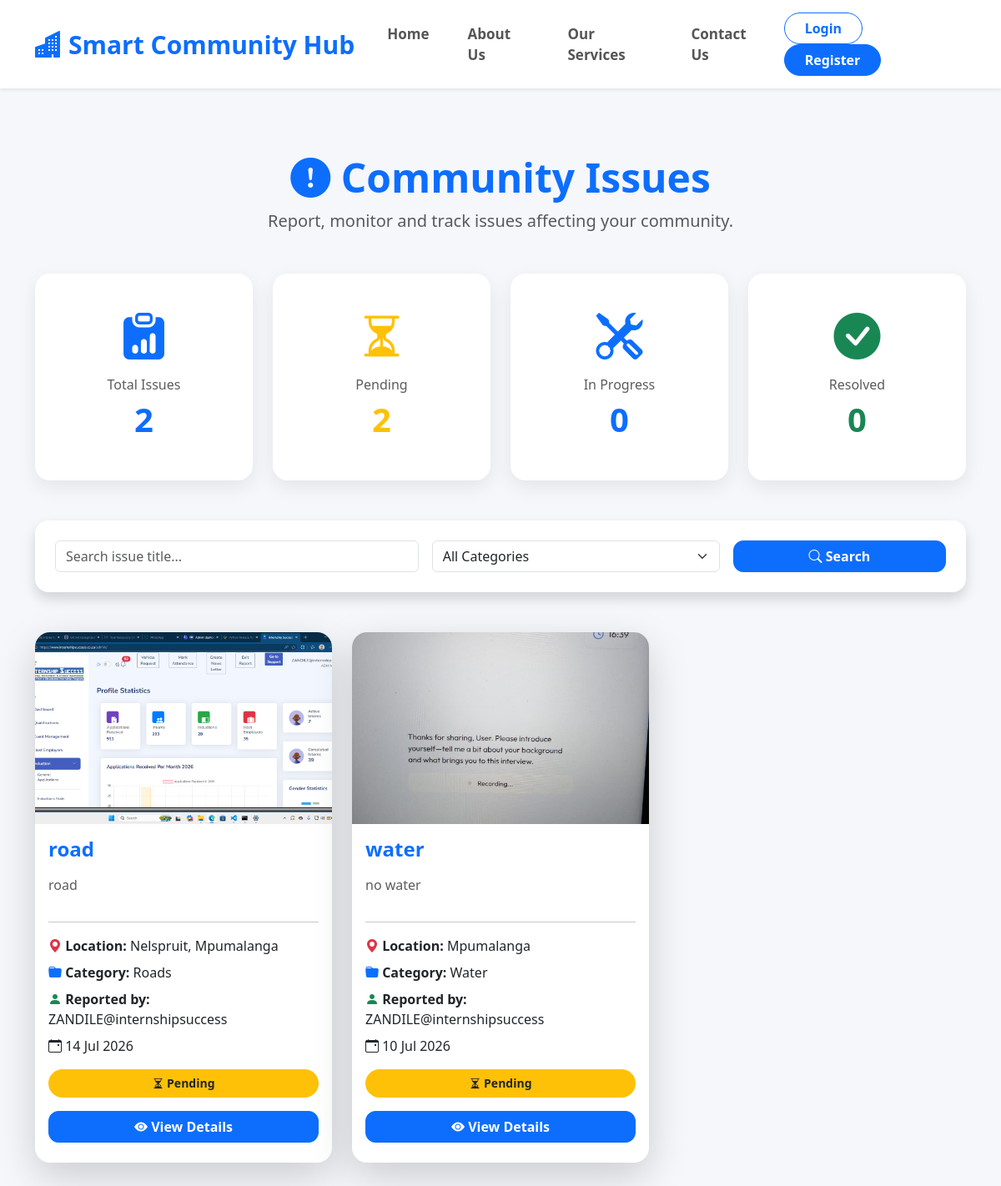
The app's page /issues/ with its own data.
### issues/models.py (models this page shows, shortened)
class Issue(models.Model):
    CATEGORY_CHOICES = [
        ('Water', 'Water'),
        ('Electricity', 'Electricity'),
        ('Roads', 'Roads'),
        ('Crime', 'Crime'),
        ('Dumping', 'Illegal Dumping'),
    ]
    STATUS_CHOICES = [
        ('Pending', 'Pending'),
        ('In Progress', 'In Progress'),
        ('Resolved', 'Resolved'),
    ]
    user = models.ForeignKey(
        User,
        on_delete=models.CASCADE
    )
    title = models.CharField(max_length=200)
    description = models.TextField()
    category = models.CharField(
        max_length=50,
        choices=CATEGORY_CHOICES
    )
    location = models.CharField(max_length=200)
    image = models.ImageField(
        upload_to='issues/',
        blank=True,
        null=True
    )
    status = models.CharField(
        max_length=50,
        choices=STATUS_CHOICES,
        default='Pending'
    )
    created_at = models.DateTimeField(
        auto_now_add=True
    )

### issues/views.py (the view)
def issue_list(request):
    issues = Issue.objects.all().order_by('-created_at')
    search = request.GET.get("search")
    category = request.GET.get("category")
    if search:
        issues = issues.filter(
            title__icontains=search
        )
    if category:
        issues = issues.filter(
            category=category
        )
    total_issues = Issue.objects.count()
    pending = Issue.objects.filter(
        status="Pending"
    ).count()
    in_progress = Issue.objects.filter(
        status="In Progress"
    ).count()
    resolved = Issue.objects.filter(
        status="Resolved"
    ).count()
    context = {
        "issues": issues,
        "total_issues": total_issues,
        "pending": pending,
        "in_progress": in_progress,
        "resolved": resolved,
        "search": search,
        "category": category,
    }
    return render(
        request,
        "issues/issue_list.html",
        context
    )

### issues/templates/issues/issue_list.html (shortened to what this page needs)
{% extends 'base/base.html' %}
{% block content %}
<div class="container py-5">
    <div class="text-center mb-5">
        <h1 class="display-5 fw-bold text-primary">
            <i class="bi bi-exclamation-circle-fill"></i>
            Community Issues
        </h1>
        <p class="lead text-muted">
            Report, monitor and track issues affecting your community.
        </p>
    </div>
    <div class="row g-4 mb-5">
        <div class="col-lg-3 col-md-6">
            <a href="{% url 'issue-list' %}"
               class="text-decoration-none">
                <div class="card stats-card h-100 text-center">
                    <div class="card-body">
                        <div class="display-4 text-primary mb-3">
                            <i class="bi bi-clipboard-data-fill"></i>
                        </div>
                        <h6 class="text-muted">
                            Total Issues
                        </h6>
                        <h2 class="fw-bold text-primary">
                            {{ total_issues }}
                        </h2>
                    </div>
                </div>
            </a>
        </div>
        <div class="col-lg-3 col-md-6">
            <a href="{% url 'issue-list' %}?status=Pending"
               class="text-decoration-none">
                <div class="card stats-card h-100 text-center">
                    <div class="card-body">
                        <div class="display-4 text-warning mb-3">
                            <i class="bi bi-hourglass-split"></i>
                        </div>
                        <h6 class="text-muted">
                            Pending
                        </h6>
                        <h2 class="fw-bold text-warning">
                            {{ pending }}
                        </h2>
                    </div>
                </div>
            </a>
        </div>
        <div class="col-lg-3 col-md-6">
            <a href="{% url 'issue-list' %}?status=In Progress"
               class="text-decoration-none">
                <div class="card stats-card h-100 text-center">
                    <div class="card-body">
                        <div class="display-4 text-primary mb-3">
                            <i class="bi bi-tools"></i>
                        </div>
                        <h6 class="text-muted">
                            In Progress
                        </h6>
                        <h2 class="fw-bold text-primary">
                            {{ in_progress }}
                        </h2>
                    </div>
                </div>
            </a>
        </div>
        <div class="col-lg-3 col-md-6">
            <a href="{% url 'issue-list' %}?status=Resolved"
               class="text-decoration-none">
                <div class="card stats-card h-100 text-center">
                    <div class="card-body">
                        <div class="display-4 text-success mb-3">
                            <i class="bi bi-check-circle-fill"></i>
                        </div>
                        <h6 class="text-muted">
                            Resolved
                        </h6>
                        <h2 class="fw-bold text-success">
                            {{ resolved }}
                        </h2>
                    </div>
                </div>
            </a>
        </div>
    </div>
    <div class="card shadow border-0 rounded-4 mb-5">
        <div class="card-body p-4">
            <form method="GET">
                <div class="row g-3">
                    <div class="col-lg-5">
                        <input
                            type="text"
                            name="search"
                            class="form-control"
                            placeholder="Search issue title..."
                            value="{{ search|default:'' }}">
                    </div>
                    <div class="col-lg-4">
                        <select
                            name="category"
                            class="form-select">
                            <option value="">
                                All Categories
                            </option>
                        </select>
                    </div>
                    <div class="col-lg-3">
                        <button class="btn btn-primary w-100">
                            <i class="bi bi-search"></i>
                            Search
                        </button>
                    </div>
                </div>
            </form>
        </div>
    </div>
    <div class="row">
    {% for issue in issues %}
    <div class="col-lg-4 col-md-6 mb-4">
        <div class="card issue-card shadow-lg border-0 h-100">
            {% if issue.image %}
                <img src="{{ issue.image.url }}"
                     class="card-img-top"
                     style="height:230px;object-fit:cover;">
            {% else %}
                <img src="https://via.placeholder.com/600x230?text=No+Image"
                     class="card-img-top"
                     style="height:230px;object-fit:cover;">
            {% endif %}
            <div class="card-body d-flex flex-column">
                <h4 class="fw-bold text-primary mb-3">
                    {{ issue.title }}
                </h4>
                <p class="text-muted">
                    {{ issue.description|truncatewords:25 }}
                </p>
                <hr>
                <p class="mb-2">
                    <i class="bi bi-geo-alt-fill text-danger"></i>
                    <strong>Location:</strong>
                    {{ issue.location }}
                </p>
                <p class="mb-2">
                    <i class="bi bi-folder-fill text-primary"></i>
                    <strong>Category:</strong>
                    {{ issue.category }}
                </p>
                <p class="mb-2">
                    <i class="bi bi-person-fill text-success"></i>
                    <strong>Reported by:</strong>
                    {{ issue.user.username }}
                </p>
                <p class="mb-3">
                    <i class="bi bi-calendar-event"></i>
                    {{ issue.created_at|date:"d M Y" }}
                </p>
                {% if issue.status == "Pending" %}
                    <span class="badge bg-warning text-dark mb-3">
                        <i class="bi bi-hourglass-split"></i>
                        Pending
                    </span>
                {% elif issue.status == "In Progress" %}
                    <span class="badge bg-primary mb-3">
                        <i class="bi bi-tools"></i>
                        In Progress
                    </span>
                {% else %}
                    <span class="badge bg-success mb-3">
                        <i class="bi bi-check-circle-fill"></i>
                        Resolved
                    </span>
                {% endif %}
                <div class="mt-auto">
                    <a href="{% url 'issue-detail' issue.id %}"
                       class="btn btn-primary w-100 mb-2">
                        <i class="bi bi-eye-fill"></i>
                        View Details
                    </a>
                </div>
            </div>
        </div>
    </div>
{% endfor %}
</div>
{% endblock %}

### templates/base/base.html (style rules this page uses)
* { margin:0; padding:0; box-sizing:border-box; }
body { background:#f5f7fb; font-family:'Segoe UI',Tahoma,Geneva,Verdana,sans-serif; overflow-x:hidden; }
.card { border:none; border-radius:18px; box-shadow:0 8px 25px rgba(0,0,0,.08); }
.stats-card { min-height:170px; padding:25px; text-align:center; transition:.3s; }
.stats-card h2 { font-size:40px; font-weight:bold; }
.issue-card { transition:.35s ease; border-radius:18px; overflow:hidden; }
.issue-card img { transition:.4s; }
.card-img-top { height:220px; object-fit:cover; }
.btn { border-radius:12px; font-weight:600; }
.badge { font-size:14px; padding:10px 15px; border-radius:30px; }

### records on screen
Issue: image (picture), title "road", description "road", location "Nelspruit, Mpumalanga", category "Roads", user.username "ZANDILE@internshipsuccess", created_at "14 Jul 2026", status "Pending" (drawn)
Issue: image (picture), title "water", description "no water", location "Mpumalanga", category "Water", user.username "ZANDILE@internshipsuccess", created_at "10 Jul 2026", status "Pending" (drawn)

### other values on screen
{{ total_issues }} "2"
{{ pending }} "2"
{{ in_progress }} "0"
{{ resolved }} "0"
